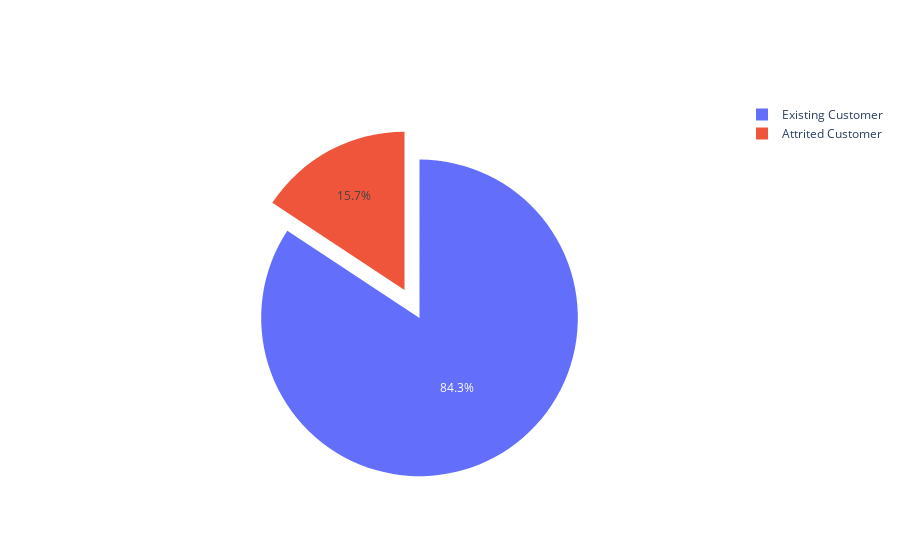

Notebook cell for this chart:
### Code cell
data_agg = data.groupby(['Attrition_Flag'])['CLIENTNUM'].count().to_frame().reset_index()
data_agg
labels = data_agg.Attrition_Flag
values = data_agg.CLIENTNUM

fig = go.Figure(data=[go.Pie(labels=labels, values=values, pull=[0, 0.2])])
fig

### Figure 1 — Plotly figure (JSON) as saved in the notebook; plotly's stock layout.template omitted (floating-point values rounded to 4 significant figures)
{"data": [{"labels": ["Attrited Customer", "Existing Customer"], "pull": [0, 0.2], "type": "pie", "values": [1113, 5968]}], "layout": {}}
